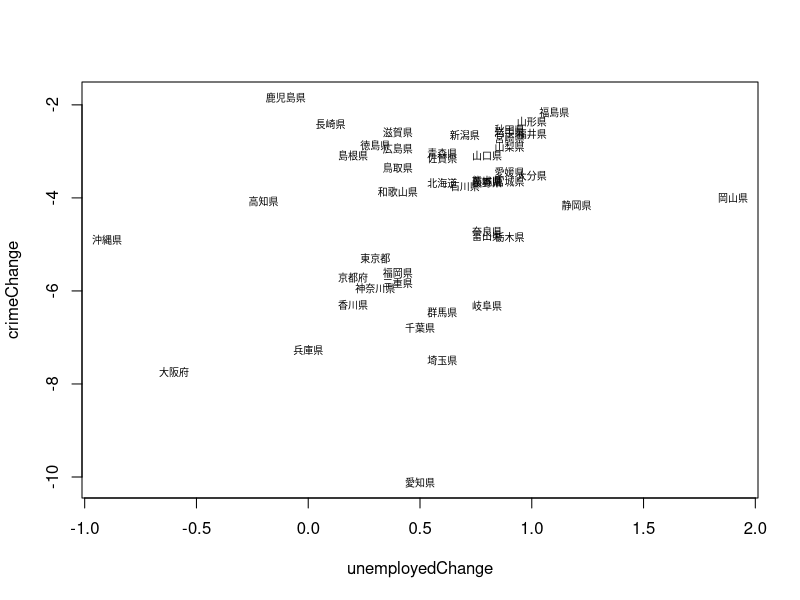

The R source for this figure:
crime <- read.csv("crime.csv")
attach(crime)
unemployedChange <- unemployed10 - unemployed05
crimeChange <- crime10 - crime05

# 散布図の作成
jpeg(filename = "crime.jpeg")
plot(unemployedChange, crimeChange, type = "n")
text(unemployedChange, crimeChange, pref, cex = 0.6)
dev.off()

# 単回帰分析
result_lm <- lm(crimeChange ~ unemployedChange)
summary(result_lm)